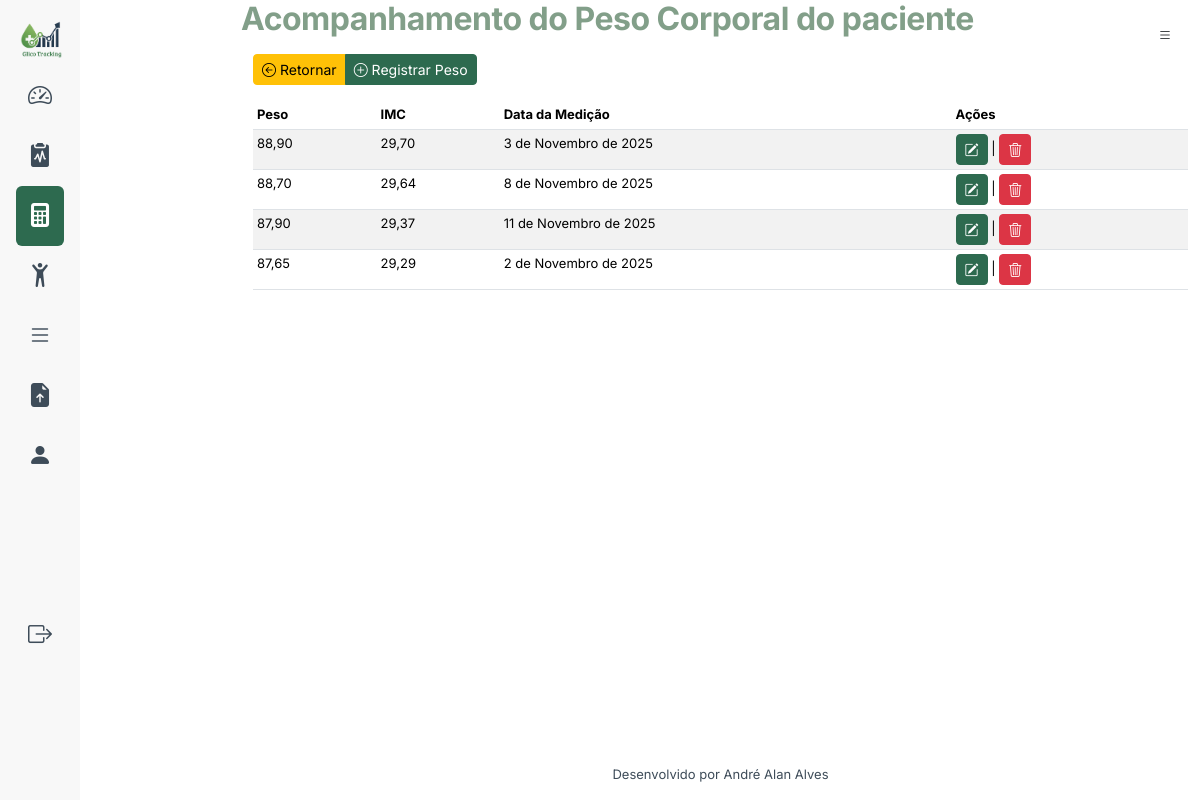
The page /perfis/peso/lista (signed in) on the database its author committed.
### perfis/models.py (models this page shows, shortened)
class HistoricoPesoImc(models.Model):
    perfil = models.ForeignKey(Perfil,related_name='perfilpeso', on_delete=models.CASCADE)
    data_registro = models.DateField(auto_now_add=True)
    peso_kg = models.DecimalField("Peso",help_text="Peso em Kg",max_digits=5, decimal_places=2, null=False, blank=False)
    imc = models.DecimalField(max_digits=5, decimal_places=2, editable=False)
    class Meta:
        ordering = ["-peso_kg"]
        verbose_name = "Historico Peso Imc"
        verbose_name_plural = "Historicos Peso Imc"

### perfis/views.py (the view)
# urls.py: path('peso/lista', views.PerfilPersoImcListView.as_view(), name="peso_lista"),
class PerfilPersoImcListView(LoginRequiredMixin, ListView):
    model = HistoricoPesoImc
    template_name_suffix = '_listar'
    context_object_name = "peso"

### perfis/template/perfis/historicopesoimc_listar.html (shortened to what this page needs)
{% extends "base.html" %}
{% load django_bootstrap5 %}
{% block datatable %}
<link rel="stylesheet" href="https://cdn.datatables.net/1.13.7/css/jquery.dataTables.min.css">
{% endblock %}
{% block content %}
    <h1>Acompanhamento do Peso Corporal do paciente</h1>
    <div class="container-fluid mt-3">
        <div class="row my-3">
            <div class="col">
                <div class="btn-group" role="group" aria-label="Basic example">
                    <a class="btn btn-sm btn-warning" href="{% url "core:dashboard" %}" type="button"><i class="bi bi-arrow-left-circle"></i> Retornar</a>
                    <a href="{% url "perfis:peso_registro" %}" class="btn btn-primary btn-sm"><i class="bi bi-plus-circle"></i> Registrar Peso</a>
                </div>
            </div>
        </div>
        <div class="row">
            <div class="col">
                <table class="table table-sm table-striped" id="tblpeso">
                    <thead>
                    <tr>
                        <th>Peso</th>
                        <th>IMC</th>
                        <th>Data da Medição</th>
                        <th>Ações</th>
                    </tr>
                    </thead>
                    <tbody>
                    {% for o in object_list %}
                        <tr>
                            <td>{{ o.peso_kg }}</td>
                            <td>{{ o.imc }}</td>
                            <td>{{ o.data_registro }}</td>
                            <td><a href="{% url "perfis:peso_atualiza" pk=o.id %}" class="btn btn-sm btn-primary"><i class="bi bi-pencil-square"></i></a> |
                                <a href="{% url "perfis:peso_delete" pk=o.id %}" class="btn btn-sm btn-danger "><i class="bi bi-trash3"></i></a>
                            </td>
                        </tr>
                    {% endfor %}
                    </tbody>
                </table>
            </div>
        </div>
    </div>
{% endblock %}

### static/styles/base.css (style rules this page uses)
:root { --glico-primary: #2D6A4F; --glico-secondary: #1B4965; --glico-accent: #52B6CC; --glico-alert: #F4A460; --glico-danger: #C1121F; --glico-text: #3E4C59; --glico-light-bg: #f8f8f8; }
.btn-primary { background-color: var(--glico-primary); border-color: var(--glico-primary); }
table tbody tr:nth-child(odd) { background-color: var(--glico-light-bg); }
* { font-family: 'Inter', sans-serif; }
h1 { font-size: 2rem; font-weight: 700; letter-spacing: -0.5px; line-height: 1.2; }
body { font-size: 1rem; font-weight: 400; line-height: 1.5; color: var(--glico-text); }
body { background-color: #FFF !important; font-size: 1rem; }
.div2 h1 { color:#829f89; }

### rows shown on the page
HistoricoPesoImc: peso_kg "88,90", imc "29,70", data_registro "3 de Novembro de 2025"
HistoricoPesoImc: peso_kg "88,70", imc "29,64", data_registro "8 de Novembro de 2025"
HistoricoPesoImc: peso_kg "87,90", imc "29,37", data_registro "11 de Novembro de 2025"
HistoricoPesoImc: peso_kg "87,65", imc "29,29", data_registro "2 de Novembro de 2025"
